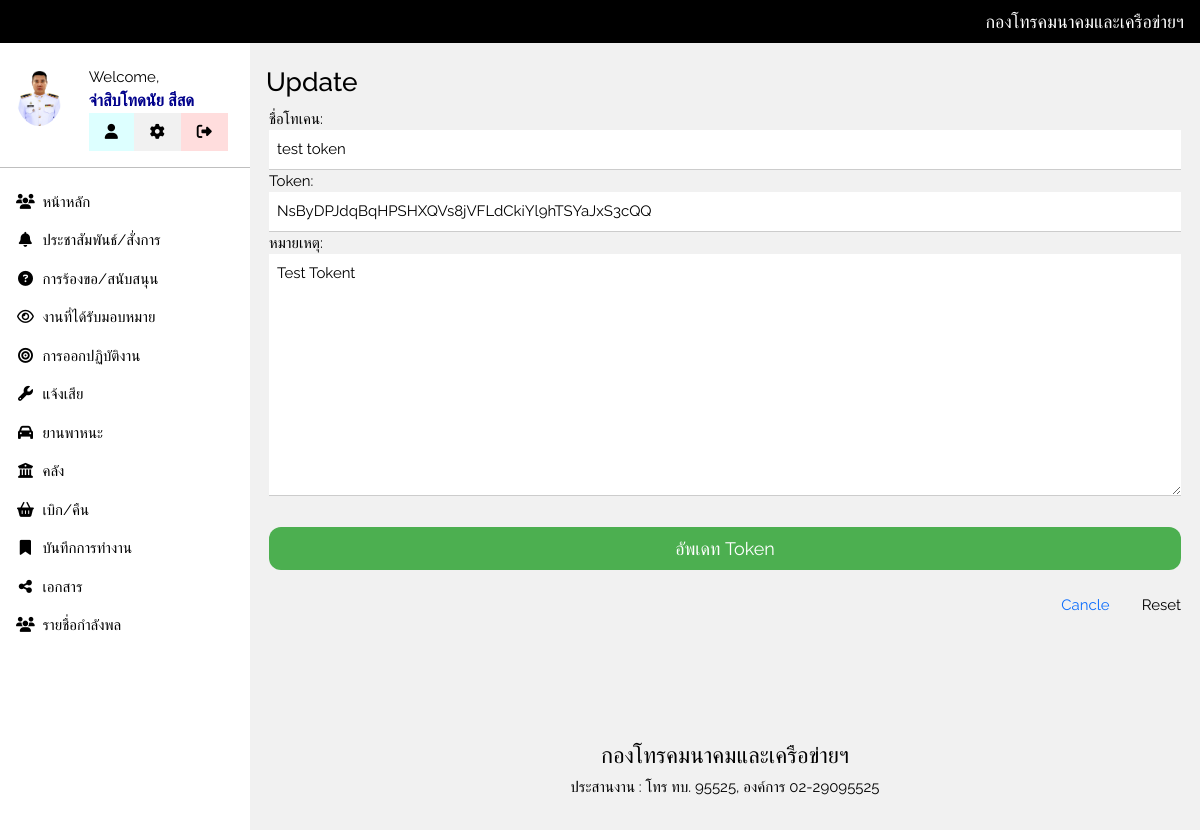
The app's page /account/line-token-update/1 (signed in) with its own data.
### account/models.py (models this page shows, shortened)
class Profile(models.Model):
    user     = models.OneToOneField(User, on_delete=models.CASCADE)
    rank     = models.ForeignKey(Rank, on_delete=models.CASCADE, blank=True, null=True)
    position = models.ForeignKey(Position, on_delete=models.CASCADE, blank=True, null=True)
    sector   = models.ForeignKey(Sector, on_delete=models.CASCADE, blank=True, null=True)
    place    = models.CharField(max_length=200, blank=True, null=True)
    phone    = models.CharField(max_length=10, blank=True, null=True)
    image    = models.ImageField(upload_to='Profile/', blank=True, null=True)

class Rank(models.Model):
    name = models.CharField(max_length=200)
    def __str__(self) -> str:
        return self.name

class LineToken(models.Model):
    name  = models.CharField(max_length=200)
    token = models.CharField(max_length=200)
    note  = models.TextField(blank=True, null=True)

### account/views.py (the view, shortened to what this page needs)
# urls.py: path('line-token-update/<int:pk>', views.LineTokenUpdateView.as_view(), name='line-token-update'),
class LineTokenUpdateView(LoginRequiredMixin, UpdateView):
    login_url     = reverse_lazy('login')
    template_name = 'registration/line_token_form.html'
    model         = LineToken
    form_class    = LineTokenForm
    success_url   = reverse_lazy('account:line-token')
    def get(self, request, pk):
        line_token = LineToken.objects.get(pk=pk)
        form       = self.form_class(instance=line_token)
        context    = {
            'form'     : form,
            'title'    : 'Update',
            'header'   : "Update",
            'btn_text' : "อัพเดท Token"
        }
        return render(request, self.template_name, context)

### account/forms.py
class LineTokenForm(forms.ModelForm):
    class Meta:
        model  = LineToken
        fields = ('name', 'token', 'note')
        labels = {
                'name':  'ชื่อโทเคน',
                'token': 'Token',
                'note':  'หมายเหตุ',
                }
        widgets = {
                'name':  forms.TextInput(attrs={'class': 'w3-input', 'placeholder': 'ชื่อโทเคน'}),
                'token': forms.TextInput(attrs={'class': 'w3-input', 'placeholder': 'Line token...'}),
                'note':  forms.Textarea(attrs={'class':  'w3-input'})
                }

### account/templatetags/tags.py (called while the page is built)
@register.filter(name='has_group')
def has_group(user, group_name):
    group = user.groups.filter(name=group_name).exists()
    return group

### account/templates/registration/line_token_form.html (shortened to what this page needs)
{% extends "base.html" %}
{% load static %}
{% block content %}
<br>
<div class="w3-container">
    <h3>{{ header }}</h3>
</div>
<form method="post" enctype="multipart/form-data">
    <div class="w3-container">
        {{ form }}
        <br>
        <button type="submit" class="w3-button w3-green w3-large">{{ btn_text }}</button>
    </div>
    <div class="w3-bar">
        <button type="reset" class="w3-bar-item w3-button w3-right">Reset</button>
        <button class="w3-bar-item w3-button w3-right">
            <a href="{% url 'account:line-token' %}" style="text-decoration: none;">Cancle</a>
        </button>
    </div>
</form>
<br><br><br>
{% endblock content %}

### account/templates/components/side_menu.html (shortened to what this page needs)
{% load static %}
{% load tags %}
<nav class="w3-sidebar w3-collapse w3-white w3-animate-left" style="z-index:3;width:250px;" id="mySidebar"><br>
  <div class="w3-container w3-row">
    {% if request.user.is_authenticated %}
    {% if request.user.profile.image %}
    <div class="w3-col s4">
      <img src="{{ request.user.profile.image.url }}" class="w3-circle w3-margin-right" style="width:46px">
    </div>
    {% else %}
      <div class="w3-col s4">
          <a href="{% url 'home' %}">
            <img src="{% static 'logo.png' %}" class="w3-circle w3-margin-right" style="width:46px">
          </a>
        </div>
    {% endif %}
      <div class="w3-col s8 w3-bar">
        <span>Welcome, <br>
          {% if request.user.profile.rank and request.user.get_full_name %}
            <strong>{{ request.user.profile.rank }}{{ request.user.get_full_name }}</strong>
          {% else %}
            <a href="{% url 'account:profile-update' %}"><strong class="w3-red">Please Update Profile!!!!</strong></a>
          {% endif %}
        </span><br>
        <a href="{% url 'account:profile' %}" class="w3-bar-item w3-button w3-pale-blue">
          <i class="fa fa-user"></i>
        </a>
        {% if request.user.is_superuser %}
        <a href="{% url 'admin:index' %}" class="w3-bar-item w3-button w3-light-gray">
            <i class="fa fa-cog"></i>
        </a>
        {% else %}
        <a href="{% url 'account:profile-update' %}" class="w3-bar-item w3-button w3-light-gray">
            <i class="fa fa-cog"></i>
        </a>
        {% endif %}
        <a href="#"
            onclick="document.getElementById('logoutModal').style.display='block'"
            class="w3-bar-item w3-button w3-pale-red">
            <i class="fa fa-sign-out"></i>
        </a>
      </div>
    {% endif %}
    </div>
    <hr>
    <div class="w3-bar-block">
      <a href="{% url 'home' %}" class="w3-bar-item w3-button w3-padding"><i class="fa fa-users fa-fw"></i>  หน้าหลัก</a>
      <a href="{% url 'announce:list' %}" class="w3-bar-item w3-button w3-padding"><i class="fa fa-bell fa-fw"></i>  ประชาสัมพันธ์/สั่งการ</a>
      <a href="#" class="w3-bar-item w3-button w3-padding"><i class="fa fa-fas fa-question-circle fa-fw"></i>  การร้องขอ/สนับสนุน</a>
      {% if request.user|has_group:'Staff' %}
      <a href="{% url 'assign:staff-list' %}" class="w3-bar-item w3-button w3-padding"><i class="fa fa-eye fa-fw"></i>  งานที่มอบหมาย</a>
      {% else %}
        <a href="{% url 'assign:list' %}" class="w3-bar-item w3-button w3-padding"><i class="fa fa-eye fa-fw"></i>  งานที่ได้รับมอบหมาย</a>
      {% endif %}
      <a href="#" class="w3-bar-item w3-button w3-padding"><i class="fa fa-bullseye fa-fw"></i>  การออกปฏิบัติงาน</a>
      <a href="#" class="w3-bar-item w3-button w3-padding"><i class="fa fa-wrench fa-fw"></i>  แจ้งเสีย</a>
      <a href="#" class="w3-bar-item w3-button w3-padding"><i class="fa fa-car fa-fw"></i>  ยานพาหนะ</a>
      <a href="{% url 'asset:list' %}" class="w3-bar-item w3-button w3-padding"><i class="fa fa-bank fa-fw"></i>  คลัง</a>
      <a href="{% url 'asset:list' %}" class="w3-bar-item w3-button w3-padding"><i class="fa fa-shopping-basket fa-fw"></i>  เบิก/คืน</a>
      <a href="{% url 'journal:list' %}" class="w3-bar-item w3-button w3-padding"><i class="fa fa-bookmark fa-fw"></i>  บันทึกการทำงาน</a>
      <a href="{% url 'document:home' %}" class="w3-bar-item w3-button w3-padding"><i class="fa fa-share-alt fa-fw"></i>  เอกสาร</a>
      <a href="{% url 'account:members' %}" class="w3-bar-item w3-button w3-padding"><i class="fa fa-users fa-fw"></i>  รายชื่อกำลังพล</a>
    </div>
</nav>

### static/css/main.css (style rules this page uses)
html { box-sizing:border-box }
*,*:before,*:after { box-sizing:inherit }
html { -ms-text-size-adjust:100%; -webkit-text-size-adjust:100% }
body { margin:0 }
article,aside,details,figcaption,figure,footer,header,main,menu,nav,section { display:block }
a { background-color:transparent }
b,strong { font-weight:bolder }
img { border-style:none }
hr { box-sizing:content-box; height:0;overflow:visible }
button,input,select,textarea,optgroup { font:inherit;margin:0 }
button,input { overflow:visible }
button,select { text-transform:none }
button,[type=button],[type=reset],[type=submit] { -webkit-appearance:button }
textarea { overflow:auto }
html,body { font-family:Verdana,sans-serif; font-size:15px;line-height:1.5 }
html { overflow-x:hidden }
h3 { font-size:24px }
h1,h2,h3,h4,h5,h6 { font-family:"Segoe UI",Arial,sans-serif; font-weight:400;margin:10px 0 }
hr { border:0; border-top:1px solid #eee; margin:20px 0 }
img { vertical-align:middle }
a { color:inherit }
.w3-btn,.w3-button { border:none; display:inline-block; padding:8px 16px; vertical-align:middle; overflow:hidden; text-decoration:none; color:inherit; background-color:inherit; text-align:center; cursor:pointer; white-space:nowrap }
.w3-btn,.w3-button { -webkit-touch-callout:none; -webkit-user-select:none; -khtml-user-select:none; -moz-user-select:none; -ms-user-select:none; user-select:none }
.w3-input { padding:8px; display:block; border:none; border-bottom:1px solid #ccc; width:100% }
.w3-sidebar { height:100%; width:200px; background-color:#fff; position:fixed!important; z-index:1; overflow:auto }
.w3-bar { width:100%; overflow:hidden }
.w3-bar .w3-bar-item { padding:8px 16px; float:left; width:auto; border:none; display:block; outline:0 }
.w3-bar .w3-button { white-space:normal }
.w3-bar-block .w3-bar-item { width:100%; display:block; padding:8px 16px; text-align:left; border:none; white-space:normal; float:none; outline:0 }
.w3-container:after,.w3-container:before,.w3-panel:after,.w3-panel:before,.w3-row:after,.w3-row:before,.w3-row-padding:after,.w3-row-padding:before, .w3-cell-row:before,.w3-cell-row:after,.w3-clear:after,.w3-clear:before,.w3-bar:before,.w3-bar:after { content:""; display:table; clear:both }
.w3-col,.w3-half,.w3-third,.w3-twothird,.w3-threequarter,.w3-quarter { float:left; width:100% }
.w3-col.s4 { width:33.33333% }
.w3-col.s8 { width:66.66666% }
@media (min-width:993px) { .w3-sidebar.w3-collapse { display:block!important } }
.w3-circle { border-radius:50% }
.w3-container,.w3-panel { padding:0.01em 16px }
.w3-animate-left { position:relative;animation:animateleft 0.4s }
.w3-large { font-size:18px!important }
.w3-margin-right { margin-right:16px!important }
.w3-padding { padding:8px 16px!important }
.w3-right { float:right!important }
.w3-green,.w3-hover-green:hover { color:#fff!important;background-color:#4CAF50!important }
.w3-white,.w3-hover-white:hover { color:#000!important;background-color:#fff!important }
.w3-light-grey,.w3-hover-light-grey:hover,.w3-light-gray,.w3-hover-light-gray:hover { color:#000!important;background-color:#f1f1f1!important }
.w3-pale-red,.w3-hover-pale-red:hover { color:#000!important;background-color:#ffdddd!important }
.w3-pale-blue,.w3-hover-pale-blue:hover { color:#000!important;background-color:#ddffff!important }

### static/css/site.css (style rules this page uses)
body, h1, h2, h3, h4, h5 { font-family: 'Ubuntu', 'Segoe UI', Tahoma, Geneva, Verdana, sans-serif; }
h3 { font-size: 1.5rem; }
strong { font-size: 1.1em; color: darkblue; }

### account/templates/base.html (style rules this page uses)
html,body,h1,h2,h3,h4,h5 { font-family: "Raleway", sans-serif }

### account/templates/registration/line_token_form.html (style rules this page uses)
form { border: 3px solid #f1f1f1; }
input { padding:8px; display:block; border:none; border-bottom:1px solid #ccc; width:100% }
button { padding:14px 20px; margin: 8px 0; border-radius: 12px; width: 100%; }

### records on screen
LineToken: name "test token", token "NsByDPJdqBqHPSHXQVs8jVFLdCkiYl9hTSYaJxS3cQQ", note "Test Tokent"

### other values on screen
{{ request.user.profile.rank }} "จ่าสิบโท"
{{ request.user.get_full_name }} "ดนัย สีสด"
{{ header }} "Update"
{{ btn_text }} "อัพเดท Token"
